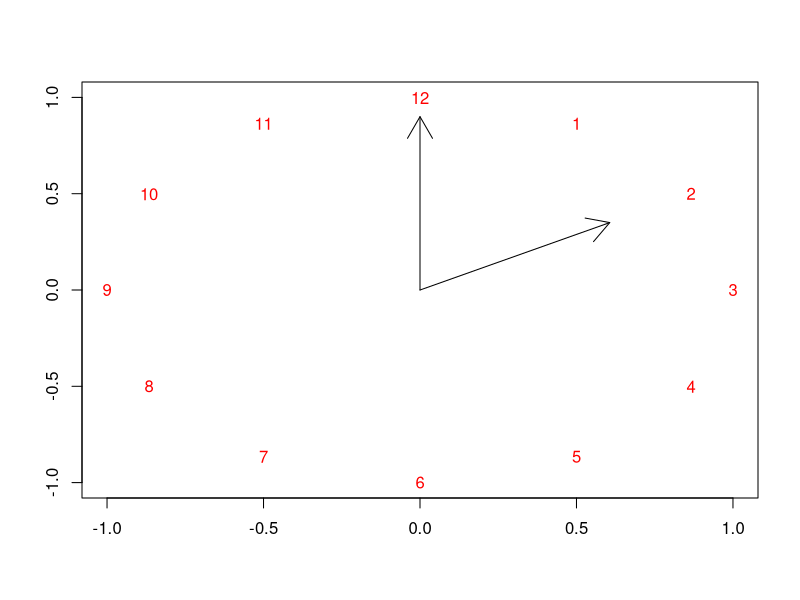

Write R code to recreate this figure.
# example clock by Hlynka
# Look up in the R manual the function arrows()
# Problem: Please reset this clock to 3:30
# Add title, beautify it as you please

plot(-1:1, -1:1,  type = "n",  xlab = "",  ylab = "" )
K = 12 
text(exp(1i * 2 * pi * c(2:1,12:3) / K),  col = "red") 
arrows( 0, 0, 0, 0.9) 
arrows( 0, 0, 0.7*cos(pi/6), 0.7*sin(pi/6))